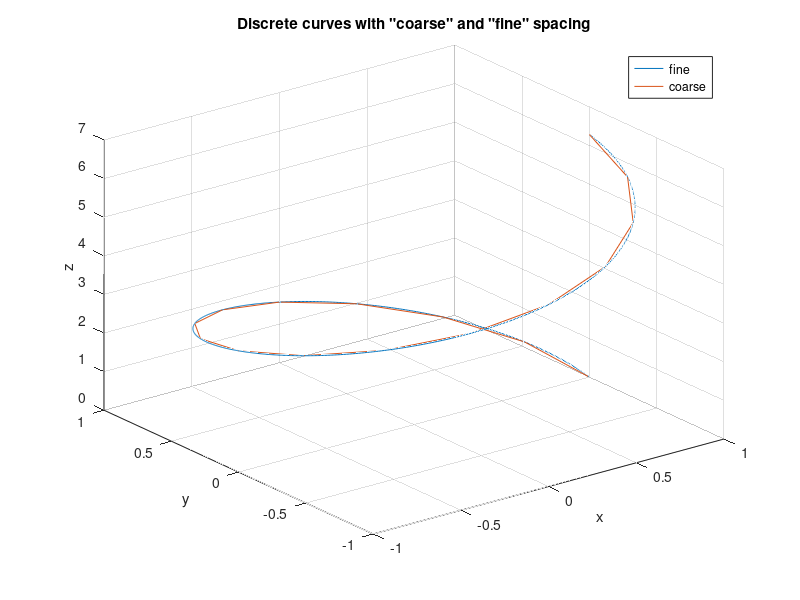

The MATLAB script that drew this image: (Note: this script raises an error after producing the figure.)
r = @(s) [cos(s/sqrt(2)), sin(s/sqrt(2)), s/sqrt(2)];
dr = @(s) [-sin(s/sqrt(2)), cos(s/sqrt(2)), 1]/sqrt(2);
ddr = @(s) [-cos(s/sqrt(2)), -sin(s/sqrt(2)), 0]/2;
dddr = @(s) [sin(s/sqrt(2)), -cos(s/sqrt(2)), 0]/(2*sqrt(2));
smax = 2*pi*sqrt(2);

coarse = linspace(0, smax, 17)'; fine = (0:.01:smax)';
discrete_approx_coarse = r(coarse);
discrete_approx_fine = r(fine);

figure; plot3(discrete_approx_fine(:,1), discrete_approx_fine(:,2), discrete_approx_fine(:,3));
hold on; plot3(discrete_approx_coarse(:,1), discrete_approx_coarse(:,2), discrete_approx_coarse(:,3));
grid on;
xlabel('x'); ylabel('y'); zlabel('z');
legend('fine', 'coarse'); 
title('Discrete curves with "coarse" and "fine" spacing');

Writhe = integral2(@(x,y) ddWr(x, y, r, r, dr, dr), 0,smax,0,smax,...
    'Method', 'iterated')/(4*pi)
botWrithe = integral2(@(x,y) ddWr(x, y, r, r, dr, dr), 0,smax/2,0,smax/2,...
    'Method', 'iterated')/(4*pi)
topWrithe = integral2(@(x,y) ddWr(x, y, r, r, dr, dr), smax/2,smax,smax/2,smax,...
    'Method', 'iterated')/(4*pi)

Writhe_diff_est_coarse = getWrithe(discrete_approx_coarse);
Writhe_levitt_est_coarse = levittWrithe(discrete_approx_coarse);
Writhe_diff_est_fine = getWrithe(discrete_approx_fine);
Writhe_levitt_est_fine = levittWrithe(discrete_approx_fine);

figure; bar([Writhe, Writhe_diff_est_coarse, Writhe_levitt_est_coarse, ...
    Writhe_diff_est_fine, Writhe_levitt_est_fine]);
xticklabels({'integral2', 'coarse diff', 'coarse levitt', 'fine diff', 'fine levitt'});
grid on;
xlabel('Estimation Method'); ylabel('Writhe Estimate'); 
title('Comparing methods of estimating Writhe');

total_Torsion = integral(@(t) torsion(t, dr, ddr, dddr), 0,smax)
Torsion_coarse = torsion(coarse, dr, ddr, dddr);
Torsion_fine = torsion(fine, dr, ddr, dddr);
Torsion_diff_est_coarse = getTorsion(discrete_approx_coarse);
Torsion_diff_est_fine = getTorsion(discrete_approx_fine);

q = 3; 
vertebrae = (1+q):(17-q);
    Torsion_lewiner_coarse = zeros(size(vertebrae));
    for vertebra = vertebrae
        Torsion_lewiner_coarse(vertebra-q) = ...
            lewinerTorsion(discrete_approx_coarse, vertebra, q);
    end
    
figure; 
plot(coarse(vertebrae), Torsion_lewiner_coarse);
hold on; plot(fine, Torsion_fine); plot(fine, Torsion_diff_est_fine);
plot(coarse, Torsion_diff_est_coarse); grid on;
legend('lewiner', 'actual', 'fine diff est', 'coarse diff est');
xlabel('arc length'); ylabel('torsion');
title('Comparing methods of estimating Torsion');

function tau = torsion(t, dr, ddr, dddr)
    tau = zeros(size(t));
    for j = 1:length(t)
        tt = t(j);
        cx = cross(dr(tt), ddr(tt));
        if norm(cx)
            tau(j) = cx*dddr(tt)' / (norm(cx)^2);
        end
    end
end

    function ddWr_ = ddWr(t1, t2, r1, r2, dr1, dr2)
        t1 = t1'; t2 = t2';
        r12 = r1(t1) - r2(t2);
        if length(t1) <= length(t2)
            sz = size(t1); imax = length(t1);
        else
            sz = size(t2); imax = length(t2);
        end
        ddWr_ = zeros(sz);
        for i = 1:imax
            tt1 = t1(i); tt2 = t2(i); rr12 = r12(i,:);
            if norm(rr12)
                ddWr_(i) = (cross(dr1(tt1), dr2(tt2)) * rr12')/( norm(rr12)^3 );
            else
                ddWr_(i) = 0;
            end
        end
        ddWr_ = ddWr_';
        %figure; plot3(t1, t2, ddWr_, '.'); grid on; xlabel('t1'); ylabel('t2');
    end